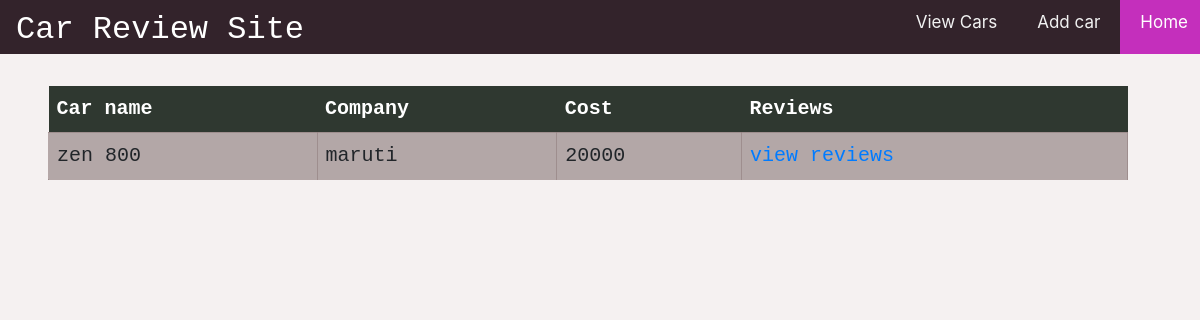
The app's page /view_cars/, older data.
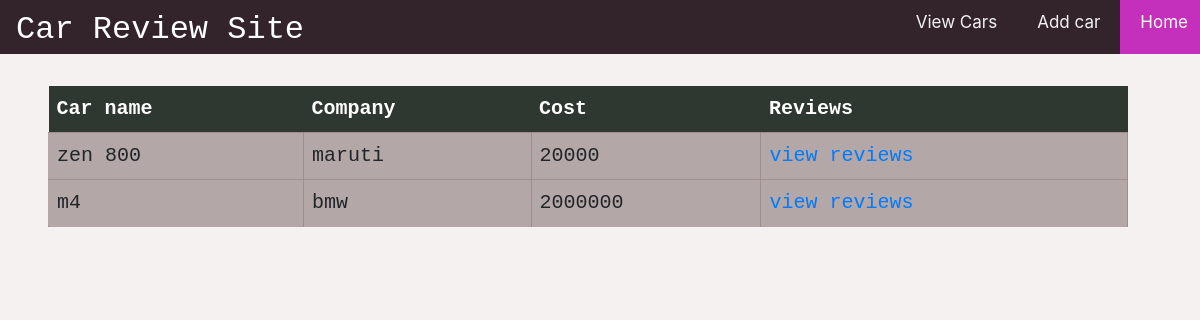
The same page, newer data.
### main_app/models.py (models this page shows, shortened)
class car(models.Model):
    name = models.CharField(max_length = 20)
    company = models.CharField(max_length = 20)
    c_id = models.AutoField(primary_key=True)
    cost = models.IntegerField()

### main_app/views.py (the view)
# urls.py: path('view_cars/',views.view_cars),
def view_cars(request):
    cars = car.objects.all()
    return render(request, 'view_cars.html',{'cars':cars})

### templates/view_cars.html (shortened to what this page needs)
{% include 'base.html' %}
{% block content %}
<!DOCTYPE html>
<html lang="en">
<head>
</head>
<body>
<table>
  <tr>
    <th>Car name</th>
    <th>Company</th>
    <th>Cost</th>
    <th>Reviews</th>
  </tr>
{% for car in cars %}
  <tr>
    <td>{{car.name}}</td>
    <td>{{car.company}}</td>
    <td>{{car.cost}}</td>
    <td><a href="{% url 'review' car.c_id %}">view reviews</a></td>
  </tr>
{% endfor %}
</table>
</body>
</html>
{% endblock content %}

Row changes from the older to the newer data that the page shows:
added car: name "m4", company "bmw", cost "2000000"
